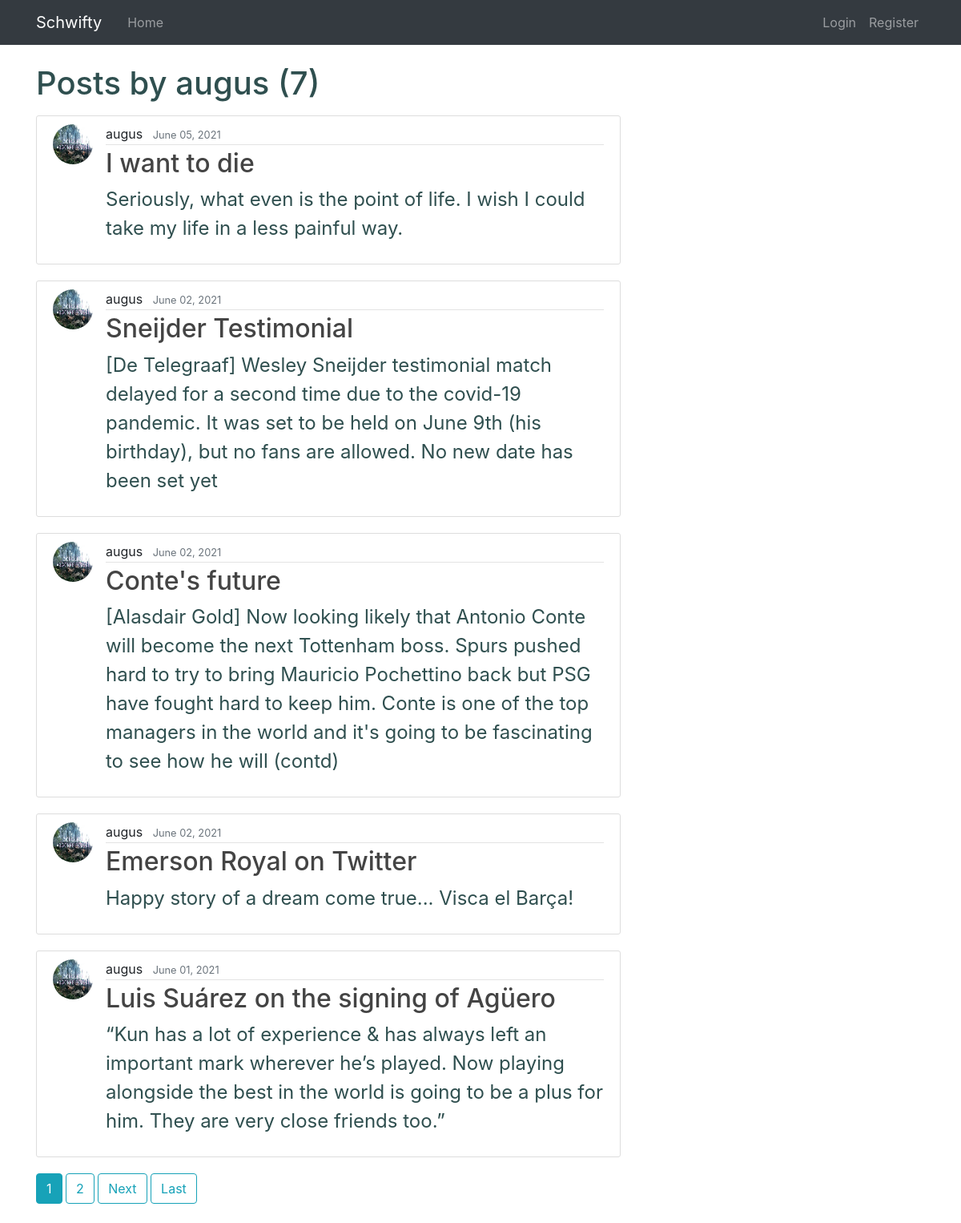
Screenshot of /user/augus/ with the database file from the repository.
### blog/models.py (models this page shows, shortened)
class Post(models.Model):
    title = models.CharField(max_length=100)
    content = models.TextField()
    date_posted = models.DateTimeField(default=timezone.now)
    author = models.ForeignKey(User, on_delete=models.CASCADE)
    upvotes = models.ManyToManyField(
        User, blank=True, related_name='post_upvotes')
    downvotes = models.ManyToManyField(
        User, blank=True, related_name='post_downvotes')
    posted_to = models.ForeignKey(Community, on_delete=models.CASCADE)

### users/models.py (models this page shows, shortened)
class Profile(models.Model):
    user = models.OneToOneField(User, on_delete=models.CASCADE)
    image = models.ImageField(default='default.jpg', upload_to='profile_pics')

### blog/views.py (the view)
# urls.py: path('user/<str:username>/', views.UserPostListView.as_view(), name='user-posts'),
class UserPostListView(ListView):
    model = Post
    template_name = 'blog/user_posts.html'
    context_object_name = 'posts'
    paginate_by = 5
    def get_queryset(self):
        user = get_object_or_404(User, username=self.kwargs.get('username'))
        return Post.objects.filter(author=user).order_by('-date_posted')

### blog/templates/blog/user_posts.html (shortened to what this page needs)
{% extends "blog/base.html" %}
{% block content %}
        <h1 class ="mb-3">Posts by {{view.kwargs.username}} ({{page_obj.paginator.count}})</h1>
        {% for post in posts %}
        <article class="media content-section">
          <img src="{{post.author.profile.image.url}}" class="rounded-circle article-img">
          <div class="media-body">
            <div class="article-metadata">
                {% if post.author == user%}
                  <a class="mr-2" href="{% url 'profile' %}">{{ post.author }}</a>
                {% else %}
                  <span class ="mr-2"> {{post.author}}</span>
                {% endif %}
                <small class="text-muted">{{ post.date_posted|date:"F d, Y" }}</small>
              </div>
              <h2><a class="article-title" href="{% url 'post-detail' post.id %}">{{ post.title }}</a></h2>
              <p class="article-content">{{ post.content }}</p>
            </div>
          </article>
        {% endfor %}
        {% if is_paginated %}
            {% for num in page_obj.paginator.page_range %}
                {% if page_obj.number == num %}
                  <a class="btn btn-info mb-4" href="?page={{num}}">{{num}}</a>
                {% elif num > page_obj.number|add:'-3' and num < page_obj.number|add:'3' %}
                  <a class="btn btn-outline-info mb-4" href="?page={{num}}">{{num}}</a>
                {% endif %}
            {% endfor %}
          {% if page_obj.has_next %}
            <a class ="btn btn-outline-info mb-4" href="?page={{page_obj.next_page_number}}">Next</a>
            <a class ="btn btn-outline-info mb-4" href="?page={{page_obj.paginator.num_pages}}">Last</a>
          {% endif %}
        {% endif %}
{% endblock content %}

### blog/static/blog/main.css (style rules this page uses)
body { margin-top: 5rem; }
h1 , h2, h3 { color: darkslategray; }
.content-section { background: white; padding: 10px 20px; border: 1px solid #dddddd; border-radius: 3px; margin-bottom: 20px; }
small { color: darkgray; }
.article-title { color: #444444; }
p.article-content { font-size: 24px; color: darkslategray; }
.article-content { white-space: pre-line; }
.article-img { height: 50px; width: 50px; margin-right: 16px; }
.article-metadata { padding-bottom: 1px; margin-bottom: 4px; border-bottom: 1px solid #e3e3e3 }

### rows the page displays
Post: author.profile.image (placeholder picture), author "augus", date_posted "June 05, 2021", title "I want to die", content "Seriously, what even is the point of life. I wish I could take my life in a less painful way."
Post: author.profile.image (placeholder picture), author "augus", date_posted "June 02, 2021", title "Sneijder Testimonial", content "[De Telegraaf] Wesley Sneijder testimonial match delayed for a second time due to the covid-19 pandemic. It was set to be held on June 9th (his birthday), but no fans are allowed. No new date has been set yet"
Post: author.profile.image (placeholder picture), author "augus", date_posted "June 02, 2021", title "Conte's future", content "[Alasdair Gold] Now looking likely that Antonio Conte will become the next Tottenham boss. Spurs pushed hard to try to bring Mauricio Pochettino back but PSG have fought hard to keep him. Conte is one of the top managers in the world and it's going to be fascinating to see how he will (contd)"
Post: author.profile.image (placeholder picture), author "augus", date_posted "June 02, 2021", title "Emerson Royal on Twitter", content "Happy story of a dream come true... Visca el Barça!"
Post: author.profile.image (placeholder picture), author "augus", date_posted "June 01, 2021", title "Luis Suárez on the signing of Agüero", content "“Kun has a lot of experience & has always left an important mark wherever he’s played. Now playing alongside the best in the world is going to be a plus for him. They are very close friends too.”"

### other values shown
{{ view.kwargs.username }} "augus"
{{ page_obj.paginator.count }} "7"
{{ num }} "1"
{{ num }} "2"
